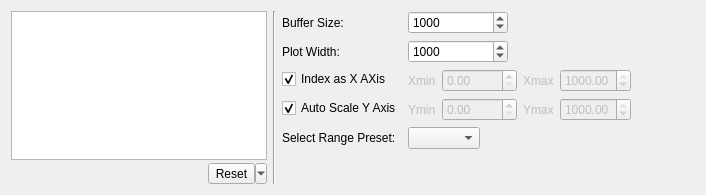
<?xml version="1.0" encoding="UTF-8"?>
<ui version="4.0">
 <class>PlotControlPanel</class>
 <widget class="QWidget" name="PlotControlPanel">
  <property name="geometry">
   <rect>
    <x>0</x>
    <y>0</y>
    <width>706</width>
    <height>195</height>
   </rect>
  </property>
  <property name="windowTitle">
   <string>Form</string>
  </property>
  <layout class="QHBoxLayout" name="horizontalLayout">
   <item>
    <widget class="QWidget" name="widget" native="true">
     <property name="sizePolicy">
      <sizepolicy hsizetype="Maximum" vsizetype="Preferred">
       <horstretch>0</horstretch>
       <verstretch>0</verstretch>
      </sizepolicy>
     </property>
     <layout class="QVBoxLayout" name="verticalLayout_2">
      <property name="spacing">
       <number>3</number>
      </property>
      <property name="leftMargin">
       <number>0</number>
      </property>
      <property name="topMargin">
       <number>0</number>
      </property>
      <property name="rightMargin">
       <number>0</number>
      </property>
      <property name="bottomMargin">
       <number>0</number>
      </property>
      <item>
       <widget class="QTableView" name="tvChannelInfo">
        <property name="sizePolicy">
         <sizepolicy hsizetype="MinimumExpanding" vsizetype="Expanding">
          <horstretch>0</horstretch>
          <verstretch>0</verstretch>
         </sizepolicy>
        </property>
        <property name="maximumSize">
         <size>
          <width>300</width>
          <height>170</height>
         </size>
        </property>
        <property name="selectionMode">
         <enum>QAbstractItemView::SingleSelection</enum>
        </property>
        <property name="selectionBehavior">
         <enum>QAbstractItemView::SelectRows</enum>
        </property>
       </widget>
      </item>
      <item>
       <layout class="QHBoxLayout" name="horizontalLayout_2">
        <property name="sizeConstraint">
         <enum>QLayout::SetMaximumSize</enum>
        </property>
        <item>
         <widget class="color_widgets::ColorSelector" name="colorSelector" native="true">
          <property name="sizePolicy">
           <sizepolicy hsizetype="Maximum" vsizetype="Preferred">
            <horstretch>0</horstretch>
            <verstretch>0</verstretch>
           </sizepolicy>
          </property>
          <property name="minimumSize">
           <size>
            <width>20</width>
            <height>20</height>
           </size>
          </property>
          <property name="maximumSize">
           <size>
            <width>20</width>
            <height>20</height>
           </size>
          </property>
         </widget>
        </item>
        <item>
         <spacer name="horizontalSpacer">
          <property name="orientation">
           <enum>Qt::Horizontal</enum>
          </property>
          <property name="sizeHint" stdset="0">
           <size>
            <width>1</width>
            <height>20</height>
           </size>
          </property>
         </spacer>
        </item>
        <item>
         <widget class="QToolButton" name="tbReset">
          <property name="text">
           <string>Reset</string>
          </property>
          <property name="popupMode">
           <enum>QToolButton::MenuButtonPopup</enum>
          </property>
          <property name="arrowType">
           <enum>Qt::NoArrow</enum>
          </property>
         </widget>
        </item>
       </layout>
      </item>
     </layout>
    </widget>
   </item>
   <item>
    <widget class="Line" name="line">
     <property name="orientation">
      <enum>Qt::Vertical</enum>
     </property>
    </widget>
   </item>
   <item>
    <layout class="QFormLayout" name="formLayout_2">
     <property name="fieldGrowthPolicy">
      <enum>QFormLayout::FieldsStayAtSizeHint</enum>
     </property>
     <item row="0" column="0">
      <widget class="QLabel" name="label_3">
       <property name="toolTip">
        <string/>
       </property>
       <property name="text">
        <string>Buffer Size:</string>
       </property>
      </widget>
     </item>
     <item row="0" column="1">
      <widget class="QSpinBox" name="spNumOfSamples">
       <property name="minimumSize">
        <size>
         <width>100</width>
         <height>0</height>
        </size>
       </property>
       <property name="maximumSize">
        <size>
         <width>100</width>
         <height>16777215</height>
        </size>
       </property>
       <property name="toolTip">
        <string>Length of acquisition as number of samples</string>
       </property>
       <property name="keyboardTracking">
        <bool>false</bool>
       </property>
       <property name="minimum">
        <number>2</number>
       </property>
       <property name="maximum">
        <number>10000000</number>
       </property>
       <property name="value">
        <number>1000</number>
       </property>
      </widget>
     </item>
     <item row="2" column="0">
      <widget class="QCheckBox" name="cbIndex">
       <property name="text">
        <string>Index as X AXis</string>
       </property>
       <property name="checked">
        <bool>true</bool>
       </property>
      </widget>
     </item>
     <item row="2" column="1">
      <layout class="QHBoxLayout" name="horizontalLayout_4">
       <item>
        <widget class="QLabel" name="lXmin">
         <property name="enabled">
          <bool>false</bool>
         </property>
         <property name="text">
          <string>Xmin</string>
         </property>
        </widget>
       </item>
       <item>
        <widget class="QDoubleSpinBox" name="spXmin">
         <property name="enabled">
          <bool>false</bool>
         </property>
         <property name="minimumSize">
          <size>
           <width>75</width>
           <height>0</height>
          </size>
         </property>
         <property name="maximumSize">
          <size>
           <width>75</width>
           <height>16777215</height>
          </size>
         </property>
         <property name="toolTip">
          <string>lower limit of Y axis</string>
         </property>
         <property name="value">
          <double>0.000000000000000</double>
         </property>
        </widget>
       </item>
       <item>
        <widget class="QLabel" name="lXmax">
         <property name="enabled">
          <bool>false</bool>
         </property>
         <property name="text">
          <string>Xmax</string>
         </property>
        </widget>
       </item>
       <item>
        <widget class="QDoubleSpinBox" name="spXmax">
         <property name="enabled">
          <bool>false</bool>
         </property>
         <property name="maximumSize">
          <size>
           <width>75</width>
           <height>16777215</height>
          </size>
         </property>
         <property name="toolTip">
          <string>upper limit of Y axis</string>
         </property>
         <property name="maximum">
          <double>1000.000000000000000</double>
         </property>
         <property name="value">
          <double>1000.000000000000000</double>
         </property>
        </widget>
       </item>
      </layout>
     </item>
     <item row="3" column="0">
      <widget class="QCheckBox" name="cbAutoScale">
       <property name="text">
        <string>Auto Scale Y Axis</string>
       </property>
       <property name="checked">
        <bool>true</bool>
       </property>
      </widget>
     </item>
     <item row="3" column="1">
      <layout class="QHBoxLayout" name="horizontalLayout_3">
       <item>
        <widget class="QLabel" name="lYmin">
         <property name="enabled">
          <bool>false</bool>
         </property>
         <property name="text">
          <string>Ymin</string>
         </property>
        </widget>
       </item>
       <item>
        <widget class="QDoubleSpinBox" name="spYmin">
         <property name="enabled">
          <bool>false</bool>
         </property>
         <property name="minimumSize">
          <size>
           <width>75</width>
           <height>0</height>
          </size>
         </property>
         <property name="maximumSize">
          <size>
           <width>75</width>
           <height>16777215</height>
          </size>
         </property>
         <property name="toolTip">
          <string>lower limit of Y axis</string>
         </property>
         <property name="value">
          <double>0.000000000000000</double>
         </property>
        </widget>
       </item>
       <item>
        <widget class="QLabel" name="lYmax">
         <property name="enabled">
          <bool>false</bool>
         </property>
         <property name="text">
          <string>Ymax</string>
         </property>
        </widget>
       </item>
       <item>
        <widget class="QDoubleSpinBox" name="spYmax">
         <property name="enabled">
          <bool>false</bool>
         </property>
         <property name="maximumSize">
          <size>
           <width>75</width>
           <height>16777215</height>
          </size>
         </property>
         <property name="toolTip">
          <string>upper limit of Y axis</string>
         </property>
         <property name="maximum">
          <double>1000.000000000000000</double>
         </property>
         <property name="value">
          <double>1000.000000000000000</double>
         </property>
        </widget>
       </item>
      </layout>
     </item>
     <item row="6" column="0">
      <widget class="QLabel" name="label">
       <property name="text">
        <string>Select Range Preset:</string>
       </property>
      </widget>
     </item>
     <item row="6" column="1">
      <widget class="QComboBox" name="cbRangePresets"/>
     </item>
     <item row="1" column="0">
      <widget class="QLabel" name="label_4">
       <property name="toolTip">
        <string/>
       </property>
       <property name="text">
        <string>Plot Width:</string>
       </property>
      </widget>
     </item>
     <item row="1" column="1">
      <widget class="QSpinBox" name="spPlotWidth">
       <property name="minimumSize">
        <size>
         <width>100</width>
         <height>0</height>
        </size>
       </property>
       <property name="maximumSize">
        <size>
         <width>100</width>
         <height>16777215</height>
        </size>
       </property>
       <property name="toolTip">
        <string>Width of X axis as maximum number of samples that are shown in plot</string>
       </property>
       <property name="keyboardTracking">
        <bool>false</bool>
       </property>
       <property name="minimum">
        <number>2</number>
       </property>
       <property name="maximum">
        <number>100000</number>
       </property>
       <property name="value">
        <number>1000</number>
       </property>
      </widget>
     </item>
    </layout>
   </item>
   <item>
    <spacer name="horizontalSpacer_2">
     <property name="orientation">
      <enum>Qt::Horizontal</enum>
     </property>
     <property name="sizeType">
      <enum>QSizePolicy::MinimumExpanding</enum>
     </property>
     <property name="sizeHint" stdset="0">
      <size>
       <width>1</width>
       <height>20</height>
      </size>
     </property>
    </spacer>
   </item>
  </layout>
 </widget>
 <customwidgets>
  <customwidget>
   <class>color_widgets::ColorSelector</class>
   <extends>QWidget</extends>
   <header>color_selector.hpp</header>
   <container>1</container>
  </customwidget>
 </customwidgets>
 <resources/>
 <connections/>
</ui>
